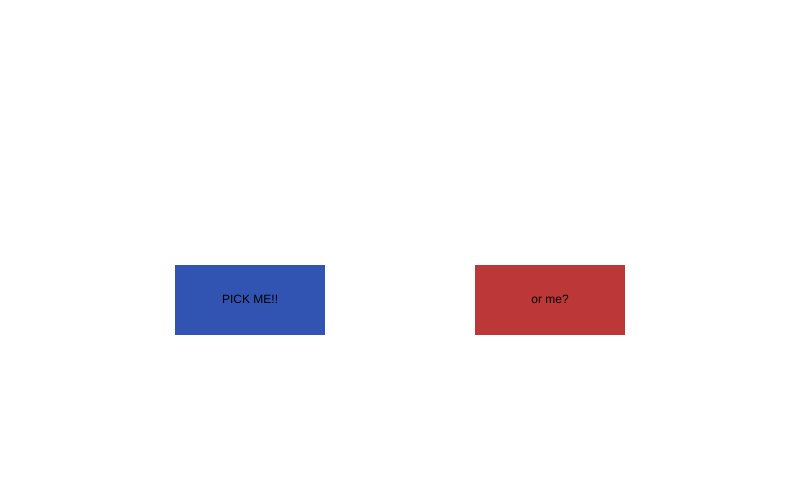
Frame 1 (no input)
Frame 60 (no input): identical to frame 1, image omitted
Frame 120 (the mouse pressed at the canvas centre since frame 60): identical to frame 1, image omitted

The p5.js sketch that drew this single still picture (run headless with seeded random() and noise() and a simulated clock; from frame 60 on, the mouse is pressed at the canvas centre):

// p5.js sketch
// ── sketch.js
let state = 'intro';
let cloud1;
let cloud2;
let hours = 0;

function setup() {
  createCanvas(800, 500);
  cloud1 = new Cloud(width / 2, height / 2, 100);
  cloud2 = new Cloud(width / 2 - 200, height / 2 - 100, 100);
}

function draw() {
  if (state == 'intro') {
    drawIntro();
  } else if (state == 'main1') {
    drawMain1();
  } else if (state == 'main2') {
    drawMain2();
  }
}

function mousePressed() {
  if (mouseX > 180 && mouseX < 325 && mouseY > 260 && mouseY < 340) {
    if (state == 'intro') {
      state = 'main1';
    } else if (state == 'main1') {
    }
  }
  if (mouseX > 480 && mouseX < 625 && mouseY > 260 && mouseY < 340) {
    if (state == 'intro') {
      state = 'main2';
    } else if (state == 'main2') {
    }
  }
  if (mouseX > 25 && mouseX < 75 && mouseY > 25 && mouseY < 75) {
    if (state == 'main1') {
      state = 'intro';
    } else if (state == 'intro') {
    }
  }
  if (mouseX > 25 && mouseX < 75 && mouseY > 25 && mouseY < 75) {
    if (state == 'main2') {
      state = 'intro';
    } else if (state == 'intro') {
    }
  }
}

function drawIntro() {
  background(255);
  noStroke();
  rectMode(CENTER);
  fill(49, 84, 179);
  rect(width / 2 - 150, height / 2 + 50, 150, 70);
  fill(188, 55, 55);
  rect(width / 2 + 150, height / 2 + 50, 150, 70);
  fill(0);
  textAlign(CENTER, CENTER);
  text("PICK ME!!", width / 2 - 150, height / 2 + 50);
  text("or me?", width / 2 + 150, height / 2 + 50);

}

function drawMain1() {
  let bgColor;
  if (hours > 0 && hours <= 3) {
    bgColor = lerpColor(color(1, 2, 30), color(43, 44, 92), map(hours, 0, 3, 0, 1));
  } else if (hours > 3 && hours <= 4) {
    bgColor = lerpColor(color(43, 44, 92), color(229, 117, 93), map(hours, 3, 4, 0, 1));
  } else if (hours > 4 && hours < 5) {
    bgColor = lerpColor(color(229, 117, 93), color(237, 138, 78), map(hours, 4, 5, 0, 1));
  } else if (hours > 5 && hours <= 6) {
    bgColor = lerpColor(color(237, 138, 78), color(208, 210, 185), map(hours, 5, 6, 0, 1));
  } else if (hours > 6 && hours < 9) {
    bgColor = lerpColor(color(208, 210, 185), color(163, 182, 190), map(hours, 6, 9, 0, 1));
  } else if (hours > 9 && hours <= 14) {
    bgColor = lerpColor(color(163, 182, 190), color(107, 142, 176), map(hours, 9, 14, 0, 1));
  } else if (hours > 14 && hours < 18) {
    bgColor = lerpColor(color(107, 142, 176), color(186, 84, 40), map(hours, 14, 18, 0, 1));
  } else if (hours > 18 && hours <= 20) {
    bgColor = lerpColor(color(186, 84, 40), color(178, 74, 76), map(hours, 18, 20, 0, 1));
  } else if (hours > 20 && hours < 22) {
    bgColor = lerpColor(color(178, 74, 76), color(38, 29, 49), map(hours, 20, 22, 0, 1));
  } else {
    bgColor = lerpColor(color(38, 29, 49), color(0, 0, 0), map(hours, 22, 24, 0, 1));
  }

  hours = hours + 0.01;
  if (hours > 24) {
    hours = 0;
  }

  background(bgColor);
  cloud1.display();
  cloud1.move();
  cloud2.display();
  cloud2.move();
  fill(55, 55, 55);
  noStroke();
  rectMode(CORNER);
  rect(0, 0, 125, 500);
  rect(0, 0, 800, 40);
  rect(125, 340, 675, 500);
  rect(675, 40, 125, 340);
  rectMode(CENTER);
  stroke(0);
  strokeWeight(1.5);
  noFill();
  rect(width / 2, height / 2 - 60, 184, 300);
  rect(width / 2 + 184, height / 2 - 60, 184, 300);
  rect(width / 2 - 184, height / 2 - 60, 184, 300);
  rect(width / 2, height / 2 - 135, 552, 150)
  strokeWeight(1);
  fill(255);
  rect(50, 50, 50, 50);
  fill(0);
  textAlign(CENTER, CENTER);
  text("return", 50, 50);

}

function drawMain2() {
  background(205, 230, 255);
  stroke(0);
  fill(255);
  rect(50, 50, 50, 50);
  fill(0);
  textAlign(CENTER, CENTER);
  text("return", 50, 50);
}

class Cloud {
  constructor(u, v, s) {
    this.u = u;
    this.v = v;
    this.s = s;
    this.windSpeed = random(-1, 1);
    //winds.....random ()
  }

  display() {
    push();
    translate(this.u, this.v);
    noStroke();
    fill(248);
    circle(-20, 20, this.s / 1.2);
    circle(50, 10, this.s / 1.2);
    circle(100, 20, this.s / 1.5);
    fill(250);
    circle(70, 30, this.s / 2);
    circle(20, -20, this.s / 1.5);
    circle(80, 50, this.s / 12);
    ellipse(this.s - 100, this.s - 60, 200, 100 / 2);
    pop();
  }

  move() {
    this.u = this.u + this.windSpeed
    if (this.u - 100 >= width) {
      this.u = this.u - width;
    }
    if (this.u < 0) {
      this.u = this.u + width;
    }
  }
}
